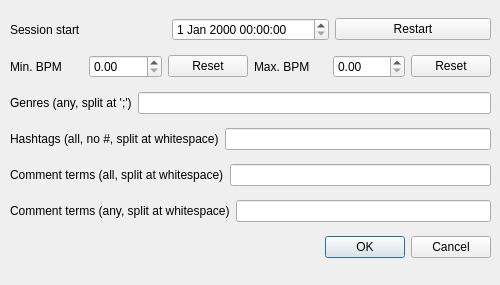
<?xml version="1.0" encoding="UTF-8"?>
<ui version="4.0">
 <class>AoideTrackSearchOverlayFilterDlg</class>
 <widget class="QDialog" name="AoideTrackSearchOverlayFilterDlg">
  <property name="geometry">
   <rect>
    <x>0</x>
    <y>0</y>
    <width>500</width>
    <height>285</height>
   </rect>
  </property>
  <property name="windowTitle">
   <string>aoide Track Search Overlay Filter</string>
  </property>
  <widget class="QWidget" name="layoutWidget">
   <property name="geometry">
    <rect>
     <x>10</x>
     <y>10</y>
     <width>481</width>
     <height>262</height>
    </rect>
   </property>
   <layout class="QVBoxLayout" name="verticalLayout">
    <item>
     <layout class="QHBoxLayout" name="horizontalLayoutSession">
      <property name="topMargin">
       <number>0</number>
      </property>
      <item>
       <layout class="QHBoxLayout" name="horizontalLayoutSessionStart">
        <item>
         <widget class="QLabel" name="sessionStartLabel">
          <property name="text">
           <string>Session start</string>
          </property>
         </widget>
        </item>
        <item alignment="Qt::AlignmentFlag::AlignVCenter">
         <widget class="QDateTimeEdit" name="sessionStartInput"/>
        </item>
        <item>
         <widget class="QPushButton" name="sessionRestartButton">
          <property name="text">
           <string>Restart</string>
          </property>
         </widget>
        </item>
       </layout>
      </item>
     </layout>
    </item>
    <item>
     <layout class="QHBoxLayout" name="horizontalLayoutBpm">
      <item>
       <layout class="QHBoxLayout" name="horizontalLayoutMinBpm">
        <item>
         <widget class="QLabel" name="minBpmLabel">
          <property name="text">
           <string>Min. BPM</string>
          </property>
         </widget>
        </item>
        <item>
         <widget class="QDoubleSpinBox" name="minBpmDoubleSpinBox"/>
        </item>
        <item>
         <widget class="QPushButton" name="minBpmResetButton">
          <property name="text">
           <string>Reset</string>
          </property>
         </widget>
        </item>
       </layout>
      </item>
      <item>
       <layout class="QHBoxLayout" name="horizontalLayoutMaxBpm">
        <item>
         <widget class="QLabel" name="maxBpmLabel">
          <property name="text">
           <string>Max. BPM</string>
          </property>
         </widget>
        </item>
        <item>
         <widget class="QDoubleSpinBox" name="maxBpmDoubleSpinBox"/>
        </item>
        <item>
         <widget class="QPushButton" name="maxBpmResetButton">
          <property name="text">
           <string>Reset</string>
          </property>
         </widget>
        </item>
       </layout>
      </item>
     </layout>
    </item>
    <item>
     <layout class="QHBoxLayout" name="genreHorizontalLayout">
      <item>
       <widget class="QLabel" name="genreTextLabel">
        <property name="text">
         <string>Genres (any, split at ';')</string>
        </property>
       </widget>
      </item>
      <item>
       <widget class="QLineEdit" name="genreTextLineEdit">
        <property name="text">
         <string/>
        </property>
       </widget>
      </item>
     </layout>
    </item>
    <item>
     <layout class="QHBoxLayout" name="hashtagAllHorizontalLayout">
      <item>
       <widget class="QLabel" name="hashtagAllTextLabel">
        <property name="text">
         <string>Hashtags (all, no #, split at whitespace)</string>
        </property>
       </widget>
      </item>
      <item>
       <widget class="QLineEdit" name="hashtagAllTextLineEdit">
        <property name="text">
         <string/>
        </property>
       </widget>
      </item>
     </layout>
    </item>
    <item>
     <layout class="QHBoxLayout" name="commentAllHorizontalLayout">
      <item>
       <widget class="QLabel" name="commentAllTextLabel">
        <property name="text">
         <string>Comment terms (all, split at whitespace)</string>
        </property>
       </widget>
      </item>
      <item>
       <widget class="QLineEdit" name="commentAllTextLineEdit">
        <property name="text">
         <string/>
        </property>
       </widget>
      </item>
     </layout>
    </item>
    <item>
     <layout class="QHBoxLayout" name="commentAnyHorizontalLayout">
      <item>
       <widget class="QLabel" name="commentAnyTextLabel">
        <property name="text">
         <string>Comment terms (any, split at whitespace)</string>
        </property>
       </widget>
      </item>
      <item>
       <widget class="QLineEdit" name="commentAnyTextLineEdit">
        <property name="text">
         <string/>
        </property>
       </widget>
      </item>
     </layout>
    </item>
    <item>
     <widget class="QDialogButtonBox" name="buttonBox">
      <property name="orientation">
       <enum>Qt::Orientation::Horizontal</enum>
      </property>
      <property name="standardButtons">
       <set>QDialogButtonBox::StandardButton::Cancel|QDialogButtonBox::StandardButton::Ok</set>
      </property>
     </widget>
    </item>
   </layout>
  </widget>
 </widget>
 <resources/>
 <connections>
  <connection>
   <sender>buttonBox</sender>
   <signal>accepted()</signal>
   <receiver>AoideTrackSearchOverlayFilterDlg</receiver>
   <slot>accept()</slot>
   <hints>
    <hint type="sourcelabel">
     <x>20</x>
     <y>20</y>
    </hint>
    <hint type="destinationlabel">
     <x>20</x>
     <y>20</y>
    </hint>
   </hints>
  </connection>
  <connection>
   <sender>buttonBox</sender>
   <signal>rejected()</signal>
   <receiver>AoideTrackSearchOverlayFilterDlg</receiver>
   <slot>reject()</slot>
   <hints>
    <hint type="sourcelabel">
     <x>20</x>
     <y>20</y>
    </hint>
    <hint type="destinationlabel">
     <x>20</x>
     <y>20</y>
    </hint>
   </hints>
  </connection>
 </connections>
</ui>
